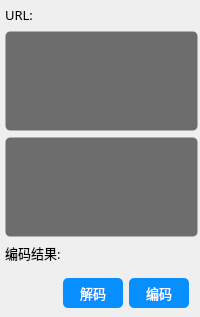
                    <widget class="QWidget" name="page_22">
                     <layout class="QVBoxLayout" name="verticalLayout_19">
                      <property name="leftMargin">
                       <number>5</number>
                      </property>
                      <property name="topMargin">
                       <number>5</number>
                      </property>
                      <property name="rightMargin">
                       <number>2</number>
                      </property>
                      <property name="bottomMargin">
                       <number>0</number>
                      </property>
                      <item>
                       <widget class="QLabel" name="label_url">
                        <property name="minimumSize">
                         <size>
                          <width>0</width>
                          <height>20</height>
                         </size>
                        </property>
                        <property name="maximumSize">
                         <size>
                          <width>16777215</width>
                          <height>20</height>
                         </size>
                        </property>
                        <property name="font">
                         <font>
                          <family>OPPOSans B</family>
                          <pointsize>10</pointsize>
                          <stylestrategy>PreferAntialias</stylestrategy>
                         </font>
                        </property>
                        <property name="text">
                         <string>URL:</string>
                        </property>
                       </widget>
                      </item>
                      <item>
                       <widget class="QLineEdit" name="lineEdit_encode_in">
                        <property name="sizePolicy">
                         <sizepolicy hsizetype="Expanding" vsizetype="Expanding">
                          <horstretch>0</horstretch>
                          <verstretch>0</verstretch>
                         </sizepolicy>
                        </property>
                        <property name="minimumSize">
                         <size>
                          <width>0</width>
                          <height>100</height>
                         </size>
                        </property>
                        <property name="font">
                         <font>
                          <family>OPPOSans B</family>
                          <pointsize>10</pointsize>
                          <stylestrategy>PreferAntialias</stylestrategy>
                         </font>
                        </property>
                        <property name="styleSheet">
                         <string notr="true">background-color: rgb(25, 25, 25, 155);
border: 1px solid rgba(255, 255, 255, 0);
border-radius: 5px;
padding-left:10px;
padding-right:10px;</string>
                        </property>
                        <property name="alignment">
                         <set>Qt::AlignLeading|Qt::AlignLeft|Qt::AlignTop</set>
                        </property>
                       </widget>
                      </item>
                      <item>
                       <widget class="QLineEdit" name="lineEdit_decode_out">
                        <property name="sizePolicy">
                         <sizepolicy hsizetype="Expanding" vsizetype="Expanding">
                          <horstretch>0</horstretch>
                          <verstretch>0</verstretch>
                         </sizepolicy>
                        </property>
                        <property name="minimumSize">
                         <size>
                          <width>0</width>
                          <height>100</height>
                         </size>
                        </property>
                        <property name="font">
                         <font>
                          <family>OPPOSans B</family>
                          <pointsize>10</pointsize>
                          <stylestrategy>PreferAntialias</stylestrategy>
                         </font>
                        </property>
                        <property name="styleSheet">
                         <string notr="true">background-color: rgb(25, 25, 25, 155);
border: 1px solid rgba(255, 255, 255, 0);
border-radius: 5px;
padding-left:10px;
padding-right:10px;</string>
                        </property>
                        <property name="alignment">
                         <set>Qt::AlignLeading|Qt::AlignLeft|Qt::AlignTop</set>
                        </property>
                       </widget>
                      </item>
                      <item>
                       <widget class="QLabel" name="label_result">
                        <property name="minimumSize">
                         <size>
                          <width>0</width>
                          <height>20</height>
                         </size>
                        </property>
                        <property name="maximumSize">
                         <size>
                          <width>16777215</width>
                          <height>20</height>
                         </size>
                        </property>
                        <property name="font">
                         <font>
                          <family>OPPOSans B</family>
                          <pointsize>10</pointsize>
                          <stylestrategy>PreferAntialias</stylestrategy>
                         </font>
                        </property>
                        <property name="text">
                         <string>编码结果:</string>
                        </property>
                       </widget>
                      </item>
                      <item>
                       <widget class="QWidget" name="horizontalWidget" native="true">
                        <layout class="QHBoxLayout" name="horizontalLayout_7">
                         <item>
                          <spacer name="horizontalSpacer_3">
                           <property name="orientation">
                            <enum>Qt::Horizontal</enum>
                           </property>
                           <property name="sizeHint" stdset="0">
                            <size>
                             <width>40</width>
                             <height>20</height>
                            </size>
                           </property>
                          </spacer>
                         </item>
                         <item>
                          <widget class="QToolButton" name="toolButton_decode">
                           <property name="minimumSize">
                            <size>
                             <width>60</width>
                             <height>30</height>
                            </size>
                           </property>
                           <property name="maximumSize">
                            <size>
                             <width>60</width>
                             <height>30</height>
                            </size>
                           </property>
                           <property name="font">
                            <font>
                             <family>OPPOSans B</family>
                             <pointsize>10</pointsize>
                             <stylestrategy>PreferAntialias</stylestrategy>
                            </font>
                           </property>
                           <property name="styleSheet">
                            <string notr="true">QToolButton {
	color: rgb(255, 255, 255);
	background-color: rgb(7, 143, 255);
	border-radius: 5px;
}

QToolButton::menu-indicator { 
	image: None;
}

 
QToolButton:hover {
	color: rgb(255, 255, 255);
	background-color: rgb(7, 143, 255);
}</string>
                           </property>
                           <property name="text">
                            <string>解码</string>
                           </property>
                          </widget>
                         </item>
                         <item>
                          <widget class="QToolButton" name="toolButton_encode">
                           <property name="minimumSize">
                            <size>
                             <width>60</width>
                             <height>30</height>
                            </size>
                           </property>
                           <property name="maximumSize">
                            <size>
                             <width>16777215</width>
                             <height>30</height>
                            </size>
                           </property>
                           <property name="font">
                            <font>
                             <family>OPPOSans B</family>
                             <pointsize>10</pointsize>
                             <stylestrategy>PreferAntialias</stylestrategy>
                            </font>
                           </property>
                           <property name="styleSheet">
                            <string notr="true">QToolButton {
	color: rgb(255, 255, 255);
	background-color: rgb(7, 143, 255);
	border-radius: 5px;
}

QToolButton::menu-indicator { 
	image: None;
}

 
QToolButton:hover {
	color: rgb(255, 255, 255);
	background-color: rgb(7, 143, 255);
}</string>
                           </property>
                           <property name="text">
                            <string>编码</string>
                           </property>
                          </widget>
                         </item>
                        </layout>
                       </widget>
                      </item>
                     </layout>
                    </widget>
